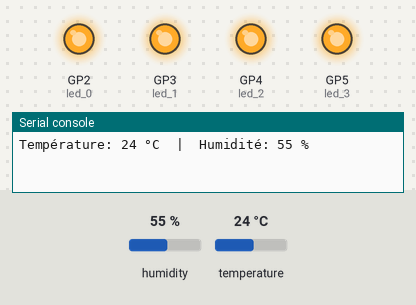
A program run on a simulated Raspberry Pi Pico running MicroPython. Parts: output pins drawn as LEDs (lit = HIGH), the last lines printed to the serial console. Inputs (shaded band) come from the test bench; at power-on: temperature 24 °C, humidity 55 %.

Above: at 1.2 s.
1.3 s: temperature set to 12 °C
At 3.4 s:
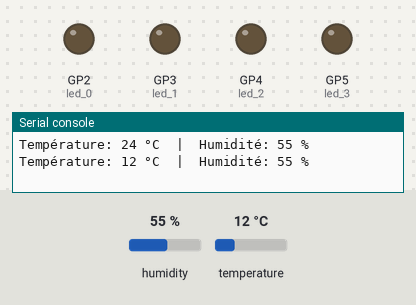
4.0 s: temperature set to 22 °C
At 4.6 s:
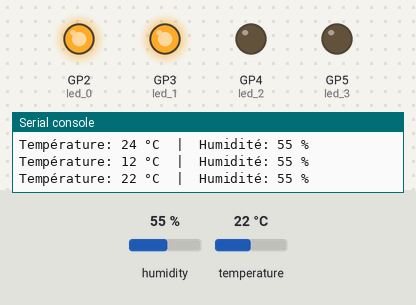
6.7 s: temperature set to 19 °C
At 9.3 s:
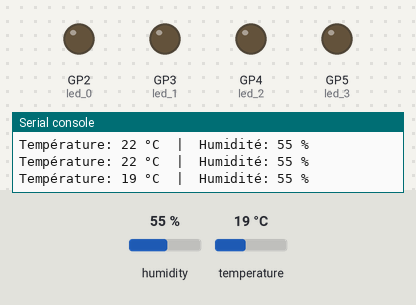
9.6 s: temperature set to 23 °C
At 10.5 s:
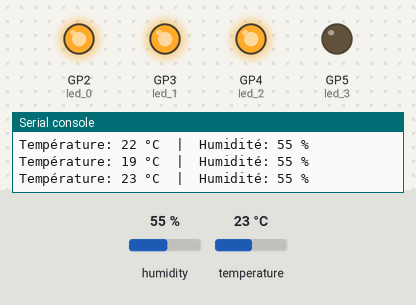
12.3 s: temperature set to 21 °C
At 15.2 s:
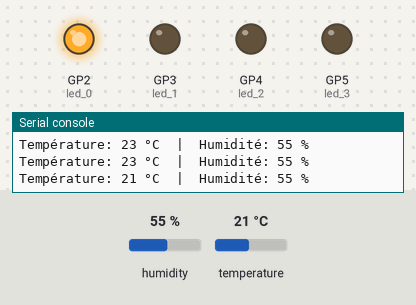
15.6 s: temperature set to 28 °C
At 17.5 s:
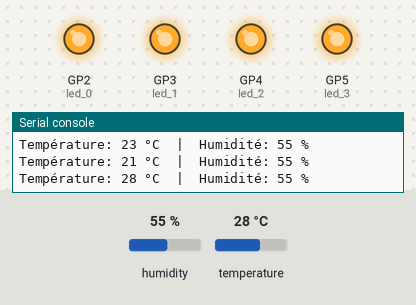
Timing chart, 0 to 19.0 s (numbered marks = the images above; inputs shaded):
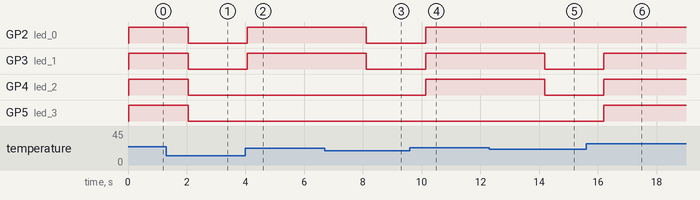

Measured:
- after the input at 1.3 s, GP2 (led_0), GP3 (led_1), GP4 (led_2), GP5 (led_3): HIGH → LOW after 0.75 s
- after the input at 4.0 s, GP2 (led_0), GP3 (led_1): LOW → HIGH after 0.07 s
- after the input at 6.7 s, GP2 (led_0), GP3 (led_1): HIGH → LOW after 1.4 s
- after the input at 9.6 s, GP2 (led_0), GP3 (led_1), GP4 (led_2): LOW → HIGH after 0.54 s
- after the input at 12.3 s, GP3 (led_1), GP4 (led_2): HIGH → LOW after 1.9 s
- after the input at 15.6 s, GP3 (led_1), GP4 (led_2), GP5 (led_3): LOW → HIGH after 0.61 s

The program:

code_dht11_leds.py
```python
from machine import Pin
from time import sleep
import dht

#Declaration du capteur
DHT = dht.DHT11(Pin(22))
#DHT = dht.DHT22(Pin(22))

#Declaration des leds
led_0 = Pin(2, Pin.OUT)
led_1 = Pin(3, Pin.OUT)
led_2 = Pin(4, Pin.OUT)
led_3 = Pin(5, Pin.OUT)

#Declaration des leds sous forme de liste
LEDS = [led_0,led_1,led_2,led_3]

#Eteindre toutes les leds
for item in LEDS:
    item.value(0)


# --- Boucle principale ---
while True:
    #On lit le capteur
    DHT.measure()
    temp = DHT.temperature()
    hum = DHT.humidity()
    #On affiche sur la console pour vérifier la valeur
    print("Température:", temp, "°C  |  Humidité:", hum, "%")

    if temp < 21:
        #Eteindre toutes les leds
        for i in range(0, 4):
            LEDS[i].value(0)

    elif temp < 22:
        #Allumer la premiere led, eteindre les autres
        LEDS[0].value(1)
        LEDS[1].value(0)
        LEDS[2].value(0)
        LEDS[3].value(0)

    elif temp < 23:
        #Allumer les 2 premieres leds, eteindre les autres
        LEDS[0].value(1)
        LEDS[1].value(1)
        LEDS[2].value(0)
        LEDS[3].value(0)

    elif temp < 24:
        #Allumer les 3 premieres leds, eteindre la derniere
        LEDS[0].value(1)
        LEDS[1].value(1)
        LEDS[2].value(1)
        LEDS[3].value(0)

    else:
        #Allumer toutes les leds
        for i in range(0, 4):
            LEDS[i].value(1)

    #Attendre 2 secondes avant de relire la température
    sleep(2)
```
